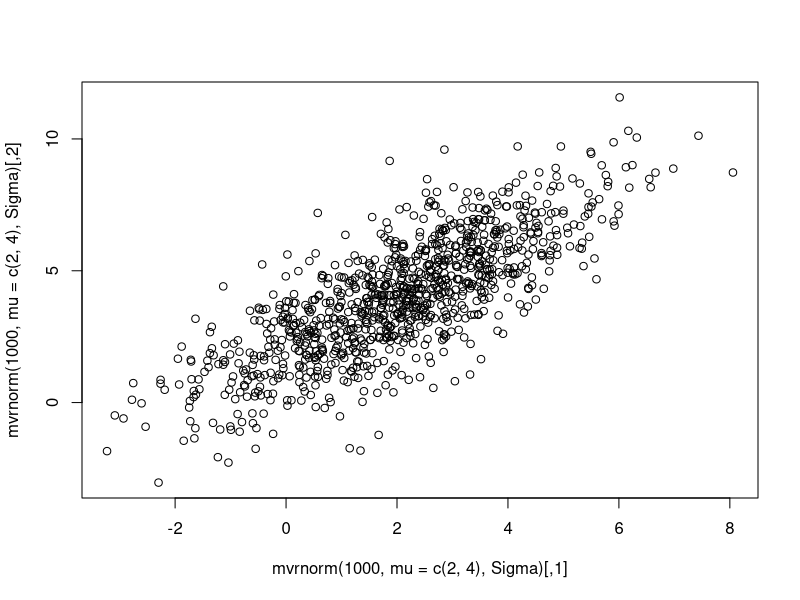
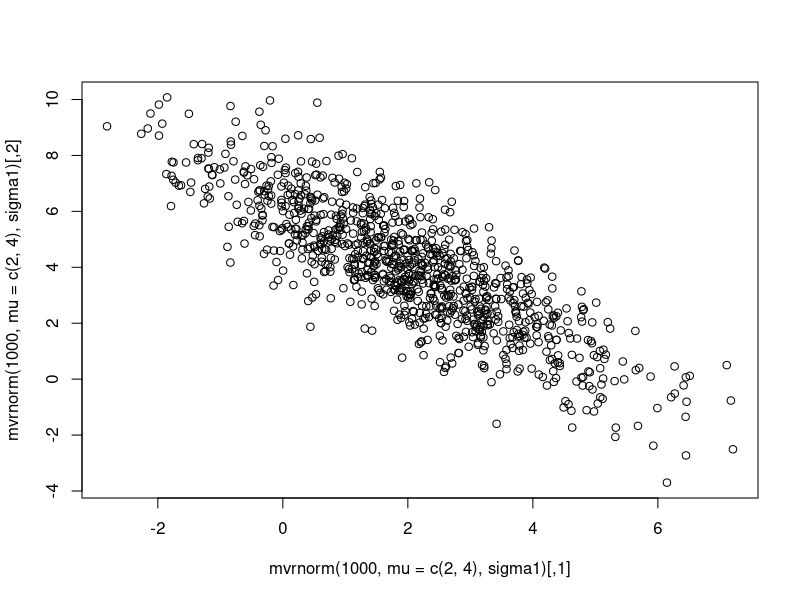
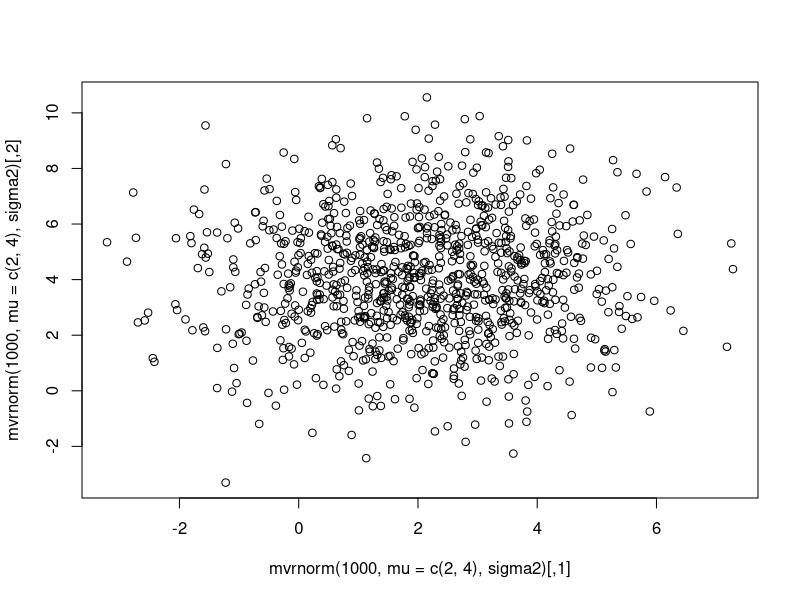

Write the R code that produced these figures, in order.
## ---- chunk 1
knitr::opts_chunk$set(echo = TRUE)
## ---- chunk 2
library(MASS)
## ---- chunk 3

mean <- c(2,4)
var_x_q1 <- 3
var_y_q1 <- 5
cov_xy <- 3/(sqrt(3)*sqrt(5))
Sigma <- cbind(c(var_x_q1,cov_xy*sqrt(var_x_q1)*sqrt(var_y_q1)),c(cov_xy*sqrt(var_x_q1)*sqrt(var_y_q1),var_y_q1))

plot(mvrnorm(1000, mu = c(2,4), Sigma))
## ---- chunk 4
dist1M<- mvrnorm(1000000, mu = c(2,4), Sigma)
ex <- mean(dist1M[,1])
ex
ey <- mean(dist1M[,2])
ey
vx <- var(dist1M[,1])
vx
vy <- var(dist1M[,2])
vy


covxy <- mean((dist1M[,1]-ex)*(dist1M[,2]-ey))
covxy
var_x_y <- vx + vy + 2*c(vx+vy)
var_x_y
## ---- chunk 5
cov_xy1 <- -2/(sqrt(2)*sqrt(3)) #negative 
sigma1 <- cbind(c(var_x_q1,cov_xy1*sqrt(var_x_q1)*sqrt(var_y_q1)),c(cov_xy1*sqrt(var_x_q1)*sqrt(var_y_q1),var_y_q1))
plot(mvrnorm(1000, mu = c(2,4), sigma1))
cov_xy2 <- 0/(sqrt(4)*sqrt(4)) #zero
sigma2 <- cbind(c(var_x_q1,cov_xy2*sqrt(var_x_q1)*sqrt(var_y_q1)),c(cov_xy2*sqrt(var_x_q1)*sqrt(var_y_q1),var_y_q1))
plot(mvrnorm(1000, mu = c(2,4), sigma2)) 
cov_xy3 <- 100/(sqrt(1)*sqrt(2)) #large positive
sigma3 <- cbind(c(var_x_q1,cov_xy3*sqrt(var_x_q1)*sqrt(var_y_q1)),c(cov_xy3*sqrt(var_x_q1)*sqrt(var_y_q1),var_y_q1))
#plot(mvrnorm(1000, mu = c(2,4), sigma3)) #doesn't work with this covariance
## ---- chunk 6

## ---- chunk 7

